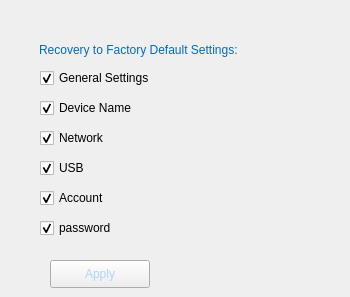
   <widget class="QWidget" name="restore">
    <widget class="QCheckBox" name="networkcheckBox">
     <property name="geometry">
      <rect>
       <x>40</x>
       <y>130</y>
       <width>301</width>
       <height>16</height>
      </rect>
     </property>
     <property name="layoutDirection">
      <enum>Qt::LeftToRight</enum>
     </property>
     <property name="styleSheet">
      <string notr="true">	
QCheckBox{color: rgb(5, 106, 183);outline:none;}
QCheckBox::indicator { 
	width: 15px;
	height: 15px;
}
QCheckBox::indicator::unchecked {	
	border-image: url(:/images/images/checkbox_normal.png);
}
QCheckBox::indicator::checked {
	border-image: url(:/images/images/checkbox_check.png);
}	color: rgb(5, 106, 183);</string>
     </property>
     <property name="text">
      <string>Network</string>
     </property>
     <property name="checked">
      <bool>true</bool>
     </property>
    </widget>
    <widget class="QCheckBox" name="devicenamecheckBox">
     <property name="geometry">
      <rect>
       <x>40</x>
       <y>100</y>
       <width>301</width>
       <height>16</height>
      </rect>
     </property>
     <property name="layoutDirection">
      <enum>Qt::LeftToRight</enum>
     </property>
     <property name="styleSheet">
      <string notr="true">	
QCheckBox{color: rgb(5, 106, 183);outline:none;}
QCheckBox::indicator { 
	width: 15px;
	height: 15px;
}
QCheckBox::indicator::unchecked {	
	border-image: url(:/images/images/checkbox_normal.png);
}
QCheckBox::indicator::checked {
	border-image: url(:/images/images/checkbox_check.png);
}	color: rgb(5, 106, 183);</string>
     </property>
     <property name="text">
      <string>Device Name</string>
     </property>
     <property name="checked">
      <bool>true</bool>
     </property>
    </widget>
    <widget class="QPushButton" name="recoveryButton">
     <property name="enabled">
      <bool>true</bool>
     </property>
     <property name="geometry">
      <rect>
       <x>50</x>
       <y>260</y>
       <width>100</width>
       <height>28</height>
      </rect>
     </property>
     <property name="contextMenuPolicy">
      <enum>Qt::NoContextMenu</enum>
     </property>
     <property name="styleSheet">
      <string notr="true">QPushButton{
	border-image: url(:/images/images/button_normal.png);
	color: rgb(175, 210, 255);
}
QPushButton:focus{
	border-image: url(:/images/images/button_pressed.png);
	color: rgb(175, 210, 255);
}
QPushButton:pressed{
	border-image: url(:/images/images/button_click.png);
	color: rgb(175, 210, 255);
}

</string>
     </property>
     <property name="text">
      <string>Apply</string>
     </property>
    </widget>
    <widget class="QCheckBox" name="settingscheckBox">
     <property name="geometry">
      <rect>
       <x>40</x>
       <y>70</y>
       <width>301</width>
       <height>16</height>
      </rect>
     </property>
     <property name="layoutDirection">
      <enum>Qt::LeftToRight</enum>
     </property>
     <property name="styleSheet">
      <string notr="true">	
QCheckBox{color: rgb(5, 106, 183);outline:none;}
QCheckBox::indicator { 
	width: 15px;
	height: 15px;
}
QCheckBox::indicator::unchecked {	
	border-image: url(:/images/images/checkbox_normal.png);
}
QCheckBox::indicator::checked {
	border-image: url(:/images/images/checkbox_check.png);
}	color: rgb(5, 106, 183);</string>
     </property>
     <property name="text">
      <string>General Settings</string>
     </property>
     <property name="checked">
      <bool>true</bool>
     </property>
    </widget>
    <widget class="QCheckBox" name="usbrestorecheckBox">
     <property name="geometry">
      <rect>
       <x>40</x>
       <y>160</y>
       <width>301</width>
       <height>16</height>
      </rect>
     </property>
     <property name="layoutDirection">
      <enum>Qt::LeftToRight</enum>
     </property>
     <property name="styleSheet">
      <string notr="true">	
QCheckBox{color: rgb(5, 106, 183);outline:none;}
QCheckBox::indicator { 
	width: 15px;
	height: 15px;
}
QCheckBox::indicator::unchecked {	
	border-image: url(:/images/images/checkbox_normal.png);
}
QCheckBox::indicator::checked {
	border-image: url(:/images/images/checkbox_check.png);
}	color: rgb(5, 106, 183);</string>
     </property>
     <property name="text">
      <string>USB</string>
     </property>
     <property name="checked">
      <bool>true</bool>
     </property>
    </widget>
    <widget class="QCheckBox" name="accountcheckBox">
     <property name="geometry">
      <rect>
       <x>40</x>
       <y>190</y>
       <width>301</width>
       <height>16</height>
      </rect>
     </property>
     <property name="layoutDirection">
      <enum>Qt::LeftToRight</enum>
     </property>
     <property name="styleSheet">
      <string notr="true">	
QCheckBox{color: rgb(5, 106, 183);outline:none;}
QCheckBox::indicator { 
	width: 15px;
	height: 15px;
}
QCheckBox::indicator::unchecked {	
	border-image: url(:/images/images/checkbox_normal.png);
}
QCheckBox::indicator::checked {
	border-image: url(:/images/images/checkbox_check.png);
}	color: rgb(5, 106, 183);</string>
     </property>
     <property name="text">
      <string>Account</string>
     </property>
     <property name="checked">
      <bool>true</bool>
     </property>
    </widget>
    <widget class="QLabel" name="loaddefaultlabel">
     <property name="geometry">
      <rect>
       <x>39</x>
       <y>42</y>
       <width>291</width>
       <height>16</height>
      </rect>
     </property>
     <property name="styleSheet">
      <string notr="true">	color: rgb(5, 106, 183);</string>
     </property>
     <property name="text">
      <string>Recovery to Factory Default Settings:</string>
     </property>
    </widget>
    <widget class="QCheckBox" name="password">
     <property name="geometry">
      <rect>
       <x>40</x>
       <y>220</y>
       <width>301</width>
       <height>16</height>
      </rect>
     </property>
     <property name="layoutDirection">
      <enum>Qt::LeftToRight</enum>
     </property>
     <property name="styleSheet">
      <string notr="true">	
QCheckBox{color: rgb(5, 106, 183);outline:none;}
QCheckBox::indicator { 
	width: 15px;
	height: 15px;
}
QCheckBox::indicator::unchecked {	
	border-image: url(:/images/images/checkbox_normal.png);
}
QCheckBox::indicator::checked {
	border-image: url(:/images/images/checkbox_check.png);
}	color: rgb(5, 106, 183);</string>
     </property>
     <property name="text">
      <string>password</string>
     </property>
     <property name="checked">
      <bool>true</bool>
     </property>
    </widget>
   </widget>
